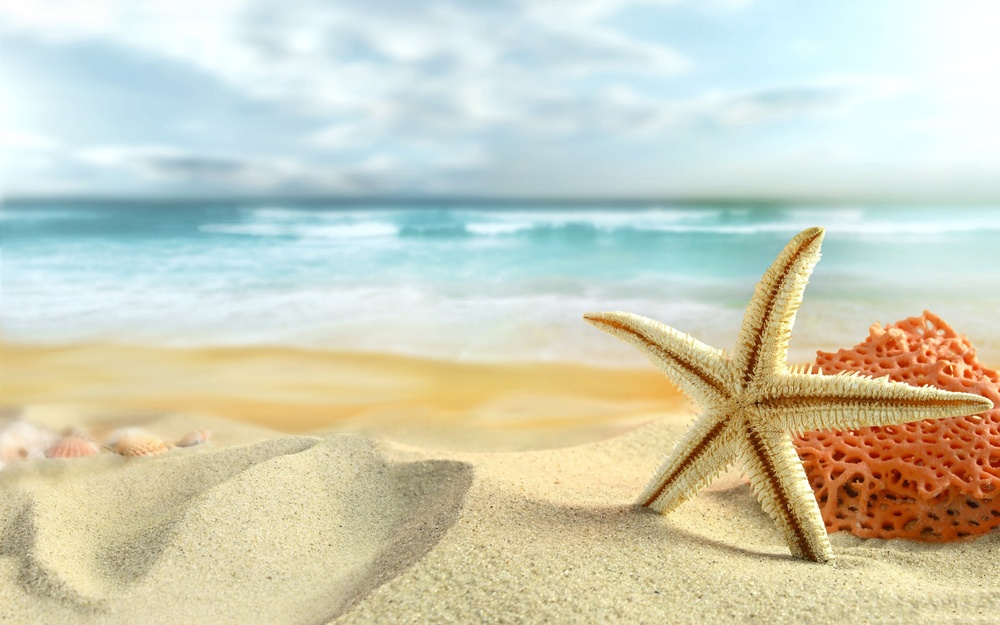
%> input picture AI/CV-basics/Color Space/seastar-on-beach.jpg, 1000 x 625 px, shrunk from 2560 x 1600 before the run
$ octave script.m   (GNU Octave 9; MATLAB toolbox functions it lacks are replaced by stand-ins)
%> lines starting %> are read from the running program, lines starting %| are printed output that depends on the picture
rgb=imread('seastar-on-beach.jpg');
%> rgb is the input picture: size 625x1000x3 uint8; mean R, G, B 206.7, 207.8, 186.9
subplot(2,2,1)
imshow(rgb)

a = zeros(size(rgb, 1), size(rgb, 2));

%complement img%

c = imcomplement(rgb);
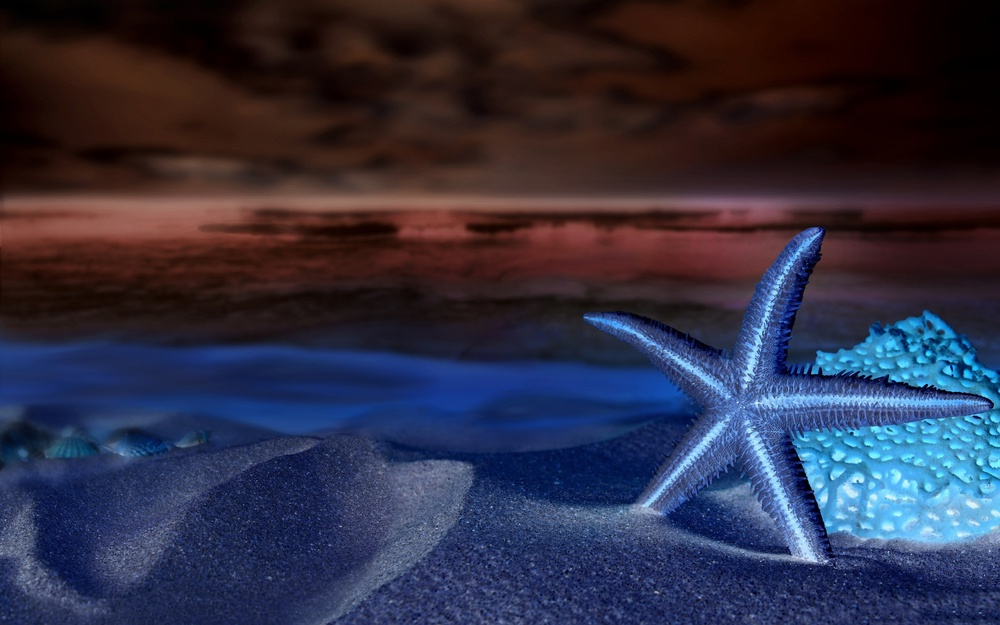
%> c: size 625x1000x3 uint8; mean R, G, B 48.3, 47.2, 68.1
subplot(2,2,2);
imshow(c);

%red component%

r=rgb(:,:,1);
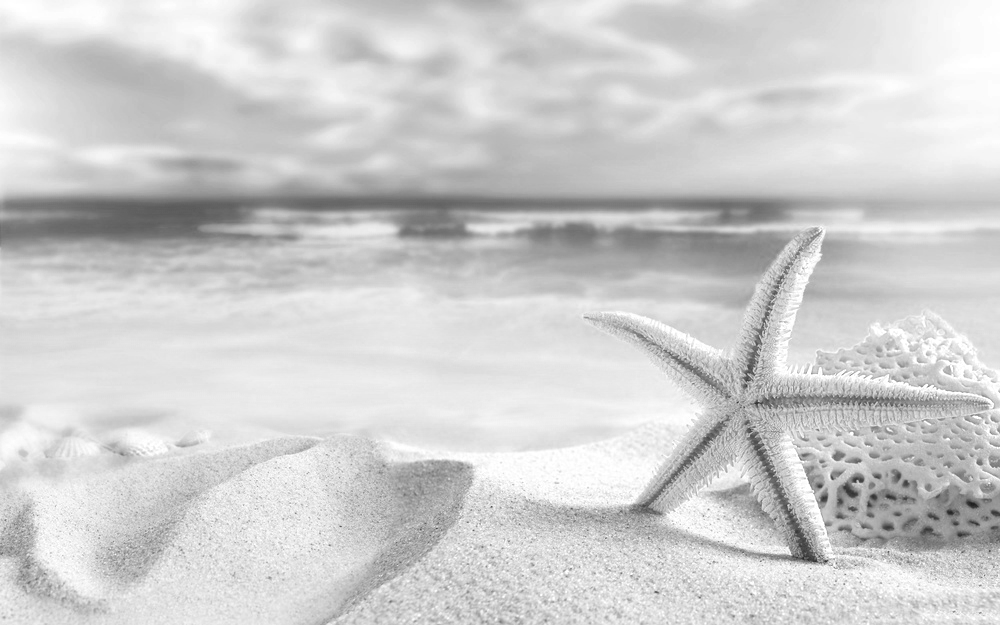
%> r: size 625x1000 uint8; min 30, max 255, mean 206.7
rColorized=cat(3,r,a,a);
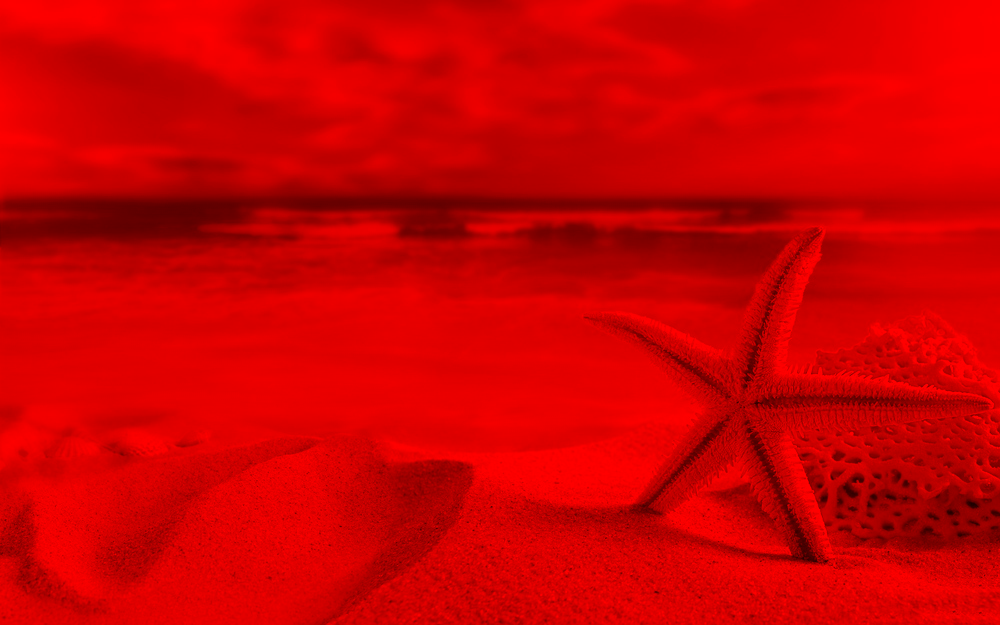
%> rColorized: size 625x1000x3 uint8; mean R, G, B 206.7, 0, 0
subplot(2,2,3)
imshow(rColorized);

g=rgb(:,:,2);
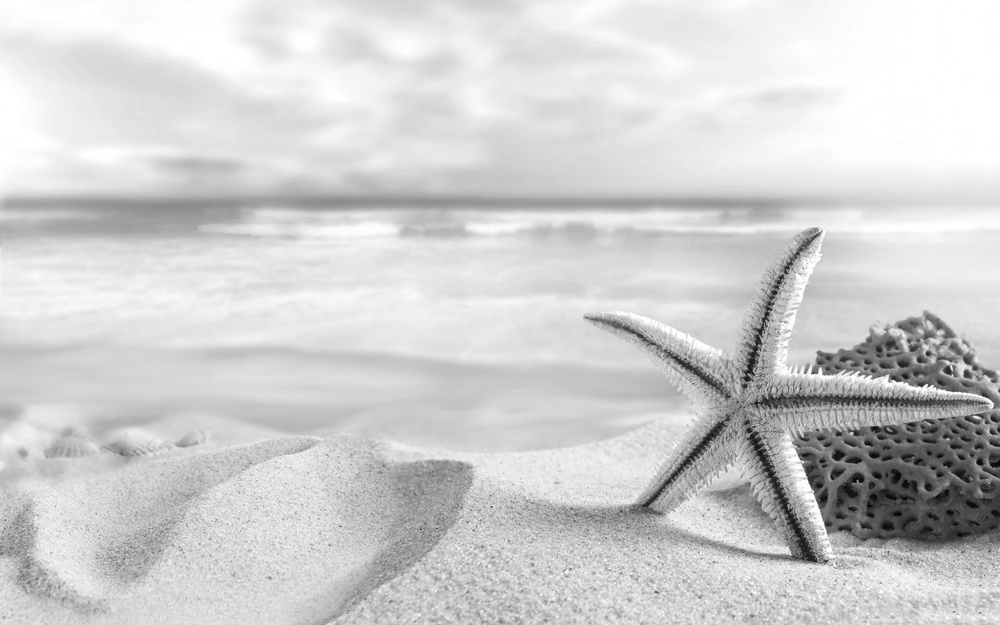
%> g: size 625x1000 uint8; min 0, max 255, mean 207.8
b=rgb(:,:,3);
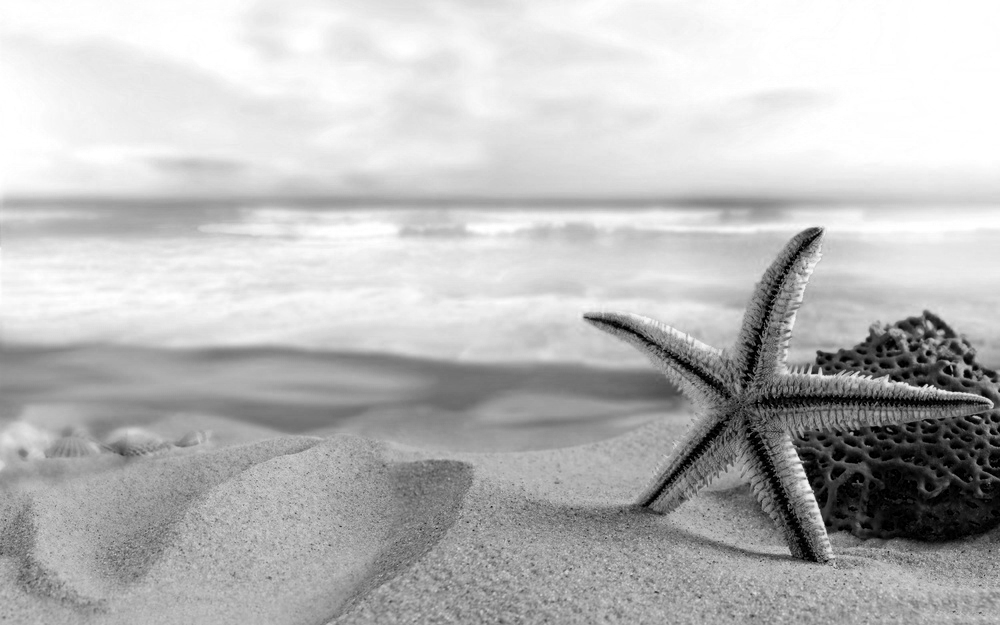
%> b: size 625x1000 uint8; min 0, max 255, mean 186.9

blackImage = zeros(size(r), 'uint8');
rgImg = cat(3,r,blackImage,b);
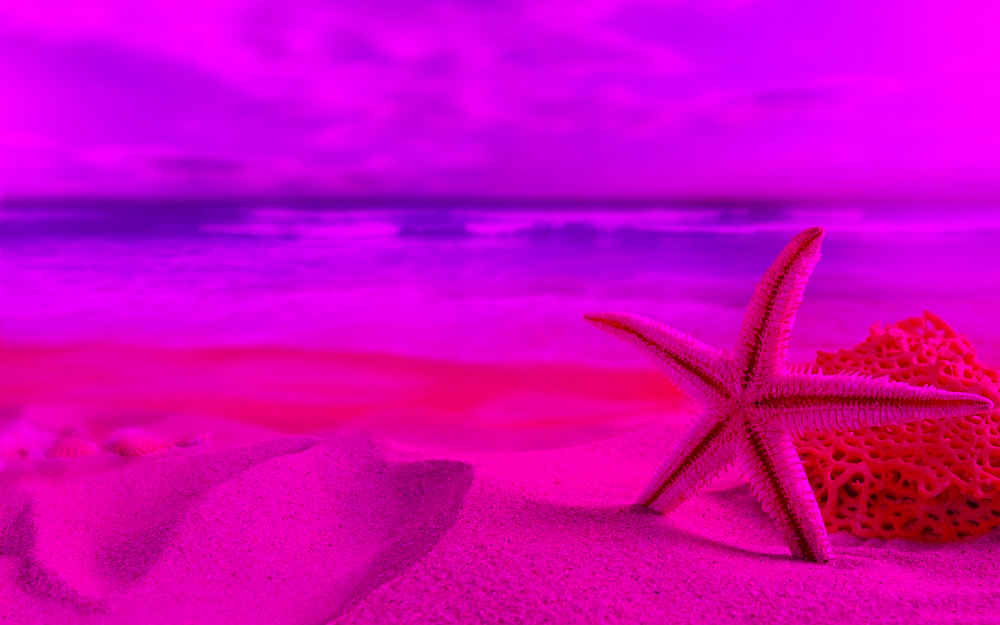
%> rgImg: size 625x1000x3 uint8; mean R, G, B 206.7, 0, 186.9
subplot(2,2,4)
imshow(rgImg)

$ run again, with AI/CV-basics/Color Space/reference.png saved as AI/CV-basics/Color Space/seastar-on-beach.jpg
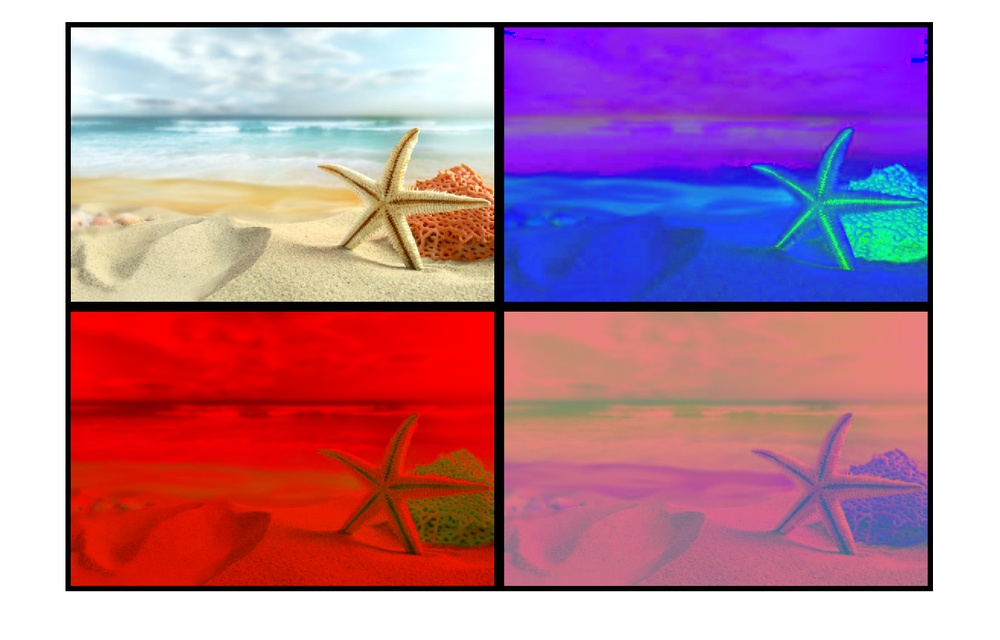
%> input picture AI/CV-basics/Color Space/reference.png, 1000 x 640 px, shrunk from 1313 x 840 before the run
%> rgb is the input picture: size 640x1000x3 uint8; mean R, G, B 183, 131.4, 156.3
%> `b=rgb(:,:,3);`:
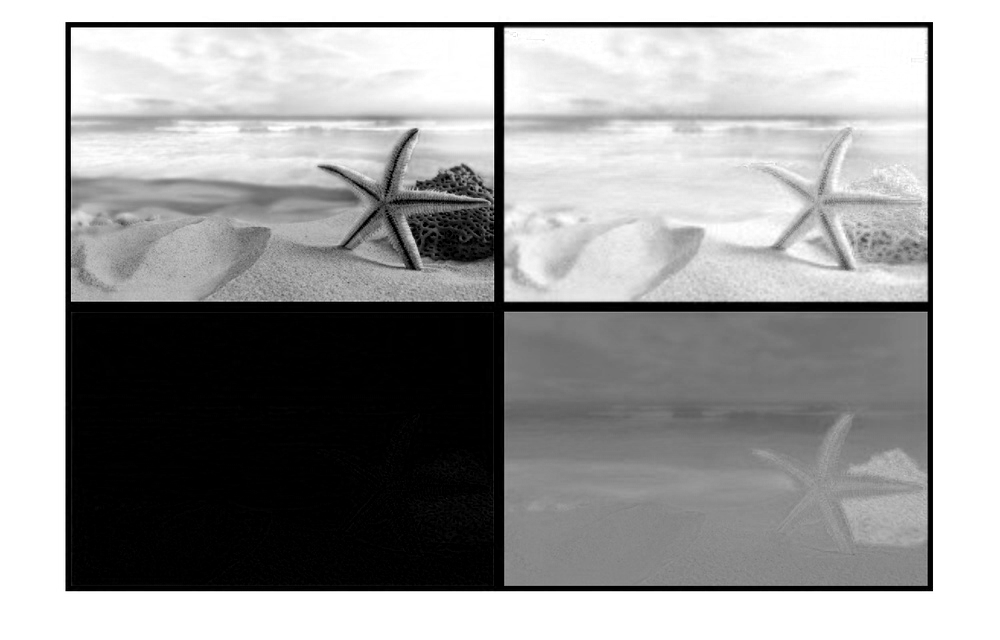
%> b: size 640x1000 uint8; min 0, max 255, mean 156.3
%> `rgImg = cat(3,r,blackImage,b);`:
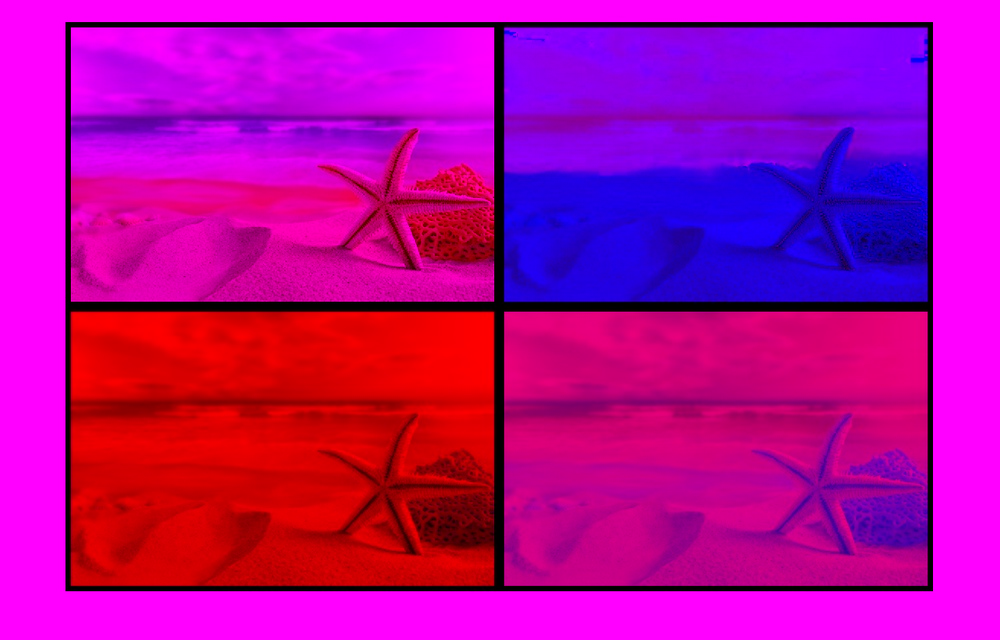
%> rgImg: size 640x1000x3 uint8; mean R, G, B 183, 0, 156.3
